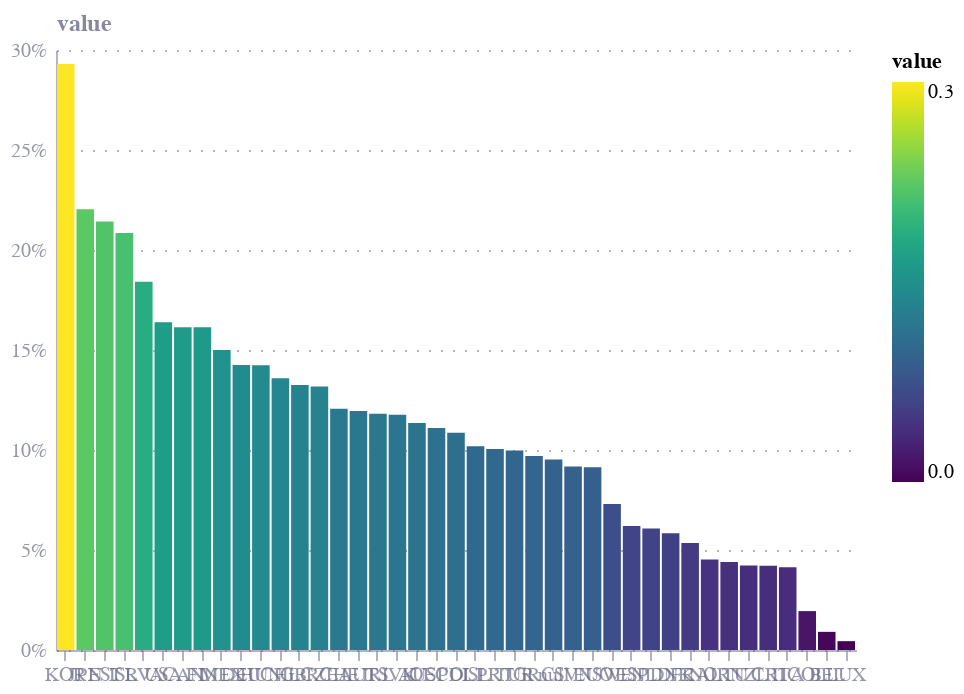

Write notebook code for a chart like this one.
### Code cell
df = pd.read_csv('export-2025-03-07T14_42_09.944Z.csv', skiprows=2)
df.columns = ['country', 'value']
df['value'] = df['value'].astype(float)/100

iso3_rebinds = {  "Korea": "KOR",  "Japan": "JPN",  "Estonia": "EST",  "Israel": "ISR",  "Latvia": "LVA",  "United States": "USA",  "Canada": "CAN",  "Finland": "FIN",  "Mexico": "MEX",  "Germany": "DEU",  "Hungary": "HUN",  "Chile": "CHL",  "United Kingdom": "GBR",  "Czechia": "CZE",  "Switzerland": "CHE",  "Austria": "AUT",  "Ireland": "IRL",  "Slovak Republic": "SVK",  "Australia": "AUS",  "OECD": "OECD",  "Poland": "POL",  "Iceland": "ISL",  "Portugal": "PRT",  "Türkiye": "TUR",  "Greece": "GRC",   "Slovenia": "SVN",  "European Union": "EUO",  "Sweden": "SWE",  "Spain": "ESP",  "Netherlands": "NLD",  "Denmark": "DNK",  "France": "FRA",  "Norway": "NOR",  "Lithuania": "LTU",  "New Zealand": "NZL",  "Costa Rica": "CRI",  "Italy": "ITA",  "Colombia": "COL",  "Belgium": "BEL",  "Luxembourg": "LUX"}

df['iso3'] = df['country'].map(iso3_rebinds)

base = alt.Chart(df).encode(
    x=alt.X('iso3:N', sort='-y'),
    y=alt.Y('value:Q', axis=alt.Axis(format='%')),
)

bars = base.mark_bar().encode(
    color=alt.Color('value:Q', scale=alt.Scale(scheme='viridis')),
    tooltip=['country', 'value']
)

bars

### Figure 1 — Vega-Lite specification as saved in the notebook (floating-point values rounded to 4 significant figures)
{"config": {"font": "Circular Std", "mark": {"line": {"interpolate": "monotone"}}, "view": {"stroke": "transparent", "width": 400, "height": 300}, "range": {"category": ["hsl(179, 54%, 46%)", "hsl(347, 80%, 52%)", "hsl(43, 89%, 61%)", "hsl(206, 100%, 34%)", "#00A767", "#179FDB", "#EB5C2E"], "diverging": ["#E6224B", "#E54753", "#C9C9C9", "#179FDB", "#122B39"], "heatmap": ["#C9C9C9", "#179FDB", "#0063AF", "#122B39"], "ordinal": ["#00A767", "#36B7B4", "#179FDB", "#0063AF", "#243B5A"]}, "axisX": {"domainColor": "#676A86", "domainOpacity": 0.5, "grid": false, "labelAngle": 0, "labelColor": "#676A86", "labelOpacity": 0.7, "orient": "bottom", "tickColor": "#676A86", "tickCount": 10, "tickOpacity": 0.5, "title": false, "titleAlign": "center", "titleAnchor": "middle", "titleColor": "#676A86", "titleFontSize": 12, "titleOpacity": 0.8, "titleY": -15}, "axisY": {"domainColor": "#676A86", "domainOpacity": 0.5, "gridColor": "#676A86", "gridDash": [1, 5], "gridOpacity": 0.5, "labelColor": "#676A86", "labelOpacity": 0.7, "labelPadding": 5, "tickColor": "#676A86", "tickCount": 8, "tickOpacity": 0.5, "ticks": false, "titleAlign": "left", "titleAngle": 0, "titleBaseline": "bottom", "titleColor": "#676A86", "titleFontSize": 12, "titleOpacity": 0.8, "titleX": 0, "titleY": -7}}, "data": {"name": "data-96d296021de5361cc3d510f77b02c8d7"}, "mark": {"type": "bar"}, "encoding": {"color": {"field": "value", "scale": {"scheme": "viridis"}, "type": "quantitative"}, "tooltip": [{"field": "country", "type": "nominal"}, {"field": "value", "type": "quantitative"}], "x": {"field": "iso3", "sort": "-y", "type": "nominal"}, "y": {"axis": {"format": "%"}, "field": "value", "type": "quantitative"}}, "$schema": "https://vega.github.io/schema/vega-lite/v5.20.1.json", "datasets": {"data-96d296021de5361cc3d510f77b02c8d7": [{"country": "Korea", "value": 0.293, "iso3": "KOR"}, {"country": "Japan", "value": 0.2204, "iso3": "JPN"}, {"country": "Estonia", "value": 0.2142, "iso3": "EST"}, {"country": "Israel", "value": 0.2085, "iso3": "ISR"}, {"country": "Latvia", "value": 0.1841, "iso3": "LVA"}, {"country": "United States", "value": 0.1639, "iso3": "USA"}, {"country": "Canada", "value": 0.1614, "iso3": "CAN"}, {"country": "Finland", "value": 0.1613, "iso3": "FIN"}, {"country": "Mexico", "value": 0.15, "iso3": "MEX"}, {"country": "Germany", "value": 0.1425, "iso3": "DEU"}, {"country": "Hungary", "value": 0.1424, "iso3": "HUN"}, {"country": "Chile", "value": 0.1359, "iso3": "CHL"}, {"country": "United Kingdom", "value": 0.1326, "iso3": "GBR"}, {"country": "Czechia", "value": 0.1317, "iso3": "CZE"}, {"country": "Switzerland", "value": 0.1207, "iso3": "CHE"}, {"country": "Austria", "value": 0.1196, "iso3": "AUT"}, {"country": "Ireland", "value": 0.1181, "iso3": "IRL"}, {"country": "Slovak Republic", "value": 0.1176, "iso3": "SVK"}, {"country": "Australia", "value": 0.1135, "iso3": "AUS"}, {"country": "OECD", "value": 0.1109, "iso3": "OECD"}, {"country": "Poland", "value": 0.1086, "iso3": "POL"}, {"country": "Iceland", "value": 0.1019, "iso3": "ISL"}, {"country": "Portugal", "value": 0.1006, "iso3": "PRT"}, {"country": "Türkiye", "value": 0.09981, "iso3": "TUR"}, {"country": "Greece", "value": 0.09695, "iso3": "GRC"}, {"country": "OECD-EU", "value": 0.0952, "iso3": null}, {"country": "Slovenia", "value": 0.09178, "iso3": "SVN"}, {"country": "European Union", "value": 0.09132, "iso3": "EUO"}, {"country": "Sweden", "value": 0.07297, "iso3": "SWE"}, {"country": "Spain", "value": 0.06201, "iso3": "ESP"}, {"country": "Netherlands", "value": 0.0607, "iso3": "NLD"}, {"country": "Denmark", "value": 0.05837, "iso3": "DNK"}, {"country": "France", "value": 0.05346, "iso3": "FRA"}, {"country": "Norway", "value": 0.0452, "iso3": "NOR"}, {"country": "Lithuania", "value": 0.04402, "iso3": "LTU"}, {"country": "New Zealand", "value": 0.0423, "iso3": "NZL"}, {"country": "Costa Rica", "value": 0.04211, "iso3": "CRI"}, {"country": "Italy", "value": 0.04142, "iso3": "ITA"}, {"country": "Colombia", "value": 0.01946, "iso3": "COL"}, {"country": "Belgium", "value": 0.009069, "iso3": "BEL"}, {"country": "Luxembourg", "value": 0.004411, "iso3": "LUX"}]}}
